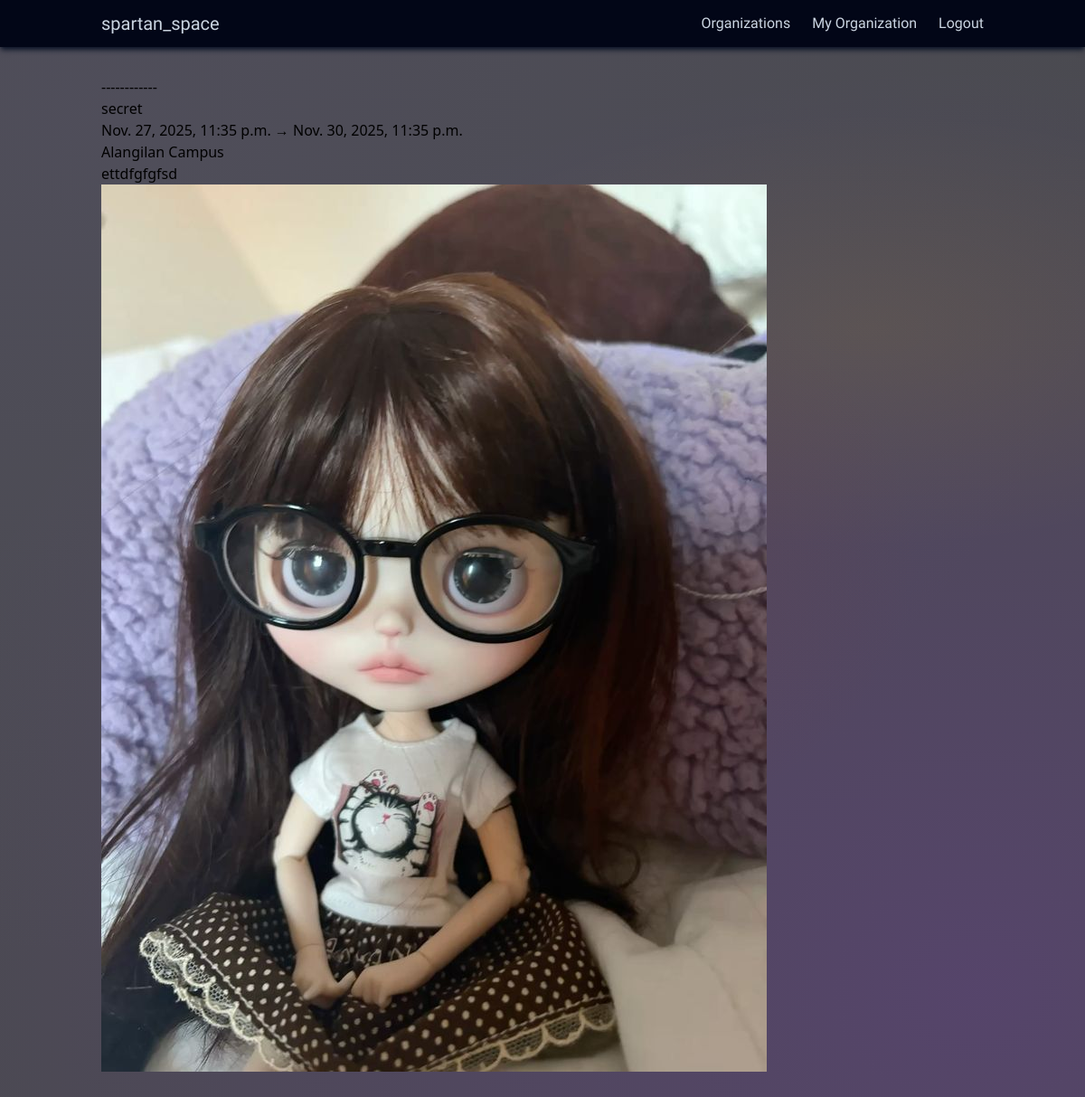
The app's page /user/coe/event/3/ (signed in) with its own data.
### user/models.py (models this page shows, shortened)
class Event(models.Model):
    organization = models.ForeignKey("Organization", on_delete=models.CASCADE, related_name="events")
    event_name = models.CharField(max_length=255)
    start_datetime = models.DateTimeField(default=timezone.now)
    end_datetime = models.DateTimeField(default=timezone.now)
    location = models.CharField(max_length=255)
    description = models.TextField(blank=True)
    header_image = models.ImageField(upload_to="event_headers/", blank=True, null=True)

### user/views.py (the view)
# urls.py: path("<str:username>/event/<int:event_id>/", views.event_detail, name="event_detail"),
@login_required
def event_detail(request, username, event_id):
    event = get_object_or_404(Event,
                              id=event_id,
                              organization__user__username=username)
    org = event.organization
    return render(request, "event_detail.html", {
        "event": event,
        "org": org
    })

### user/templates/event_detail.html (shortened to what this page needs)
{% extends "base.html" %}
{% block content %}
<h1>------------</h1>
<h1>{{ event.event_name }}</h1>
<p>{{ event.start_datetime }} → {{ event.end_datetime }}</p>
<p>{{ event.location }}</p>
<p>{{ event.description }}</p>
{% if event.header_image %}<img src="{{ event.header_image.url }}">{% endif %}
{% endblock %}

### main/static/css/styles.css (style rules this page uses)
html, :host { line-height: 1.5; -webkit-text-size-adjust: 100%; -moz-tab-size: 4; -o-tab-size: 4; tab-size: 4; font-family: ui-sans-serif, system-ui, sans-serif, "Apple Color Emoji", "Segoe UI Emoji", "Segoe UI Symbol", "Noto Color Emoji"; font-feature-settings: normal; font-variation-settings: normal; -webkit-tap-highlight-color: transparent; }
body { margin: 0; line-height: inherit; }
h1, h2, h3, h4, h5, h6 { font-size: inherit; font-weight: inherit; }
blockquote, dl, dd, h1, h2, h3, h4, h5, h6, hr, figure, p, pre { margin: 0; }
img, svg, video, canvas, audio, iframe, embed, object { display: block; vertical-align: middle; }
img, video { max-width: 100%; height: auto; }
.northern-aurora { position: relative; min-height: 100vh; width: 100%; --tw-bg-opacity: 1; background-color: rgb(0 0 0 / var(--tw-bg-opacity, 1)); background: radial-gradient(ellipse 70% 55% at 50% 50%, rgba(140, 50, 50, 0.15), transparent 50%), radial-gradient(ellipse 160% 130% at 10% 10%, rgba(117, 104, 161, 0.12), transparent 60%), radial-gradient(ellipse 160% 130% at 90% 90%, rgba(138, 43, 226, 0.18), transparent 65%), radial-gradient(ellipse 110% 50% at 80% 30%, rgba(255, 215, 0, 0.08), transparent 40%), #4a4a50; }

### records on screen
Event: event_name "secret", start_datetime "Nov. 27, 2025, 11:35 p.m.", end_datetime "Nov. 30, 2025, 11:35 p.m.", location "Alangilan Campus", description "ettdfgfgfsd", header_image (picture)
